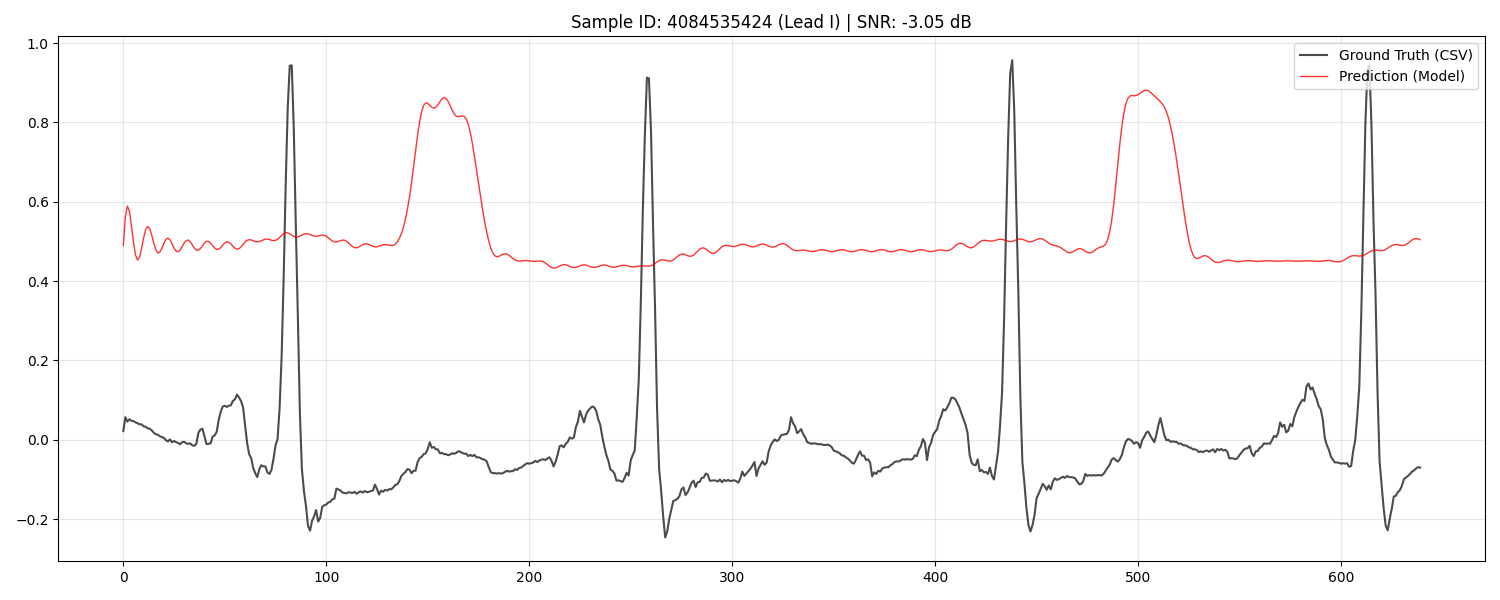
#> input picture ML_proj/sample_comparison.png, 1500 x 600 px; its folder holds only this picture in this run
$ python -i clustering_v3.py   (imports and definitions only)   (older library calls are emulated)
#> lines starting #> are read from the running program, lines starting #| are printed output that depends on the picture; after the words box and inside, x2 and y2 are one past the last pixel; in counts of white or black regions, pixels touching at a corner belong together
import cv2
import numpy as np
import cv2
from sklearn.cluster import KMeans
from concurrent.futures import ThreadPoolExecutor
import os
from tqdm import tqdm
import joblib

DATA_DIR = "/Volumes/Untitled/ML/physionet-ecg-image-digitization"
OUTPUT_DIR = "./kmeans_output_v3"
CACHE_FILE = "./ecg_images_cache.pkl"  # ⚡ 처리된 데이터를 저장할 파일명

# [85 lines left out: functions get_images_cached, get_image_paths, process_one_image, load_images_fast, remove_grid, not called in this run]


# --------------------------------------
# 2) EDGE FILTERING (Canny + Sobel)
# --------------------------------------
def extract_edge_mask(gray):
    """
    강한 edge (파형)만 남기기 위한 에지 필터링
    """

    # Sobel (세밀한 파형 edge 강화)
    sobelx = cv2.Sobel(gray, cv2.CV_16S, 1, 0)
    sobely = cv2.Sobel(gray, cv2.CV_16S, 0, 1)
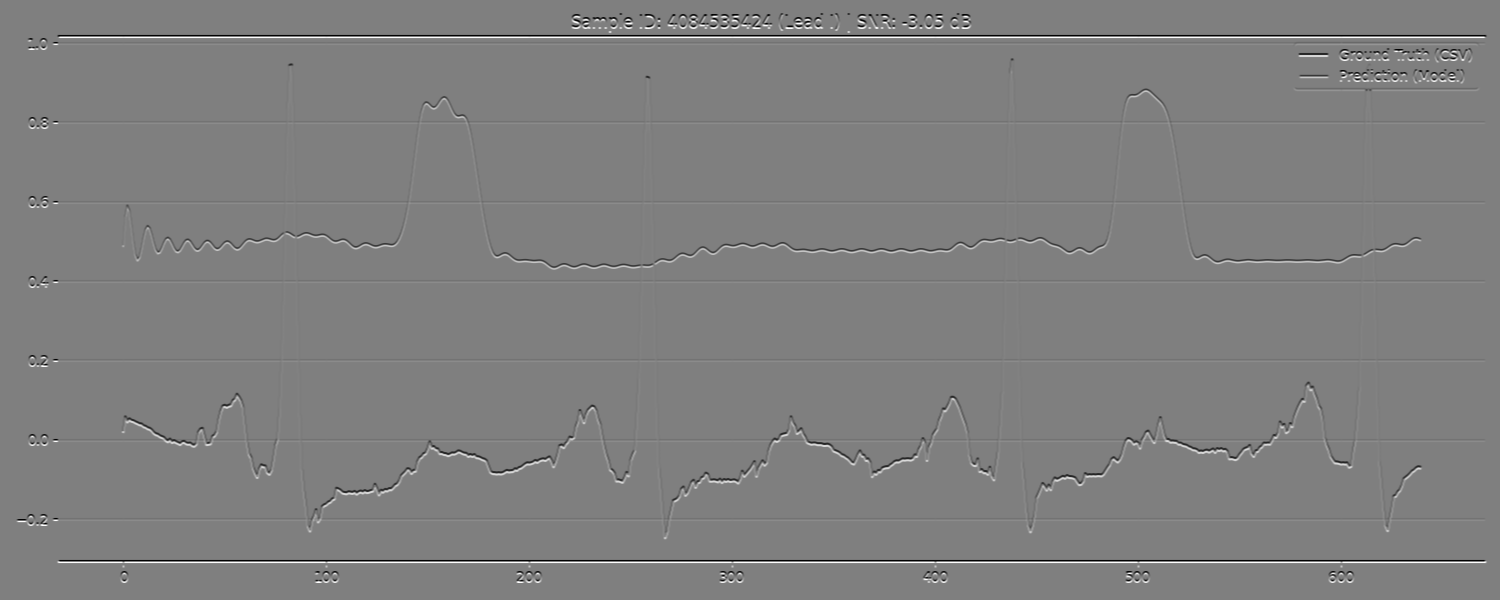
#> sobely: shape (600, 1500) int16; min -1020, max 1020, mean 0; drawn with min black and max white
    sobel = cv2.convertScaleAbs(cv2.addWeighted(sobelx, 0.5, sobely, 0.5, 0))
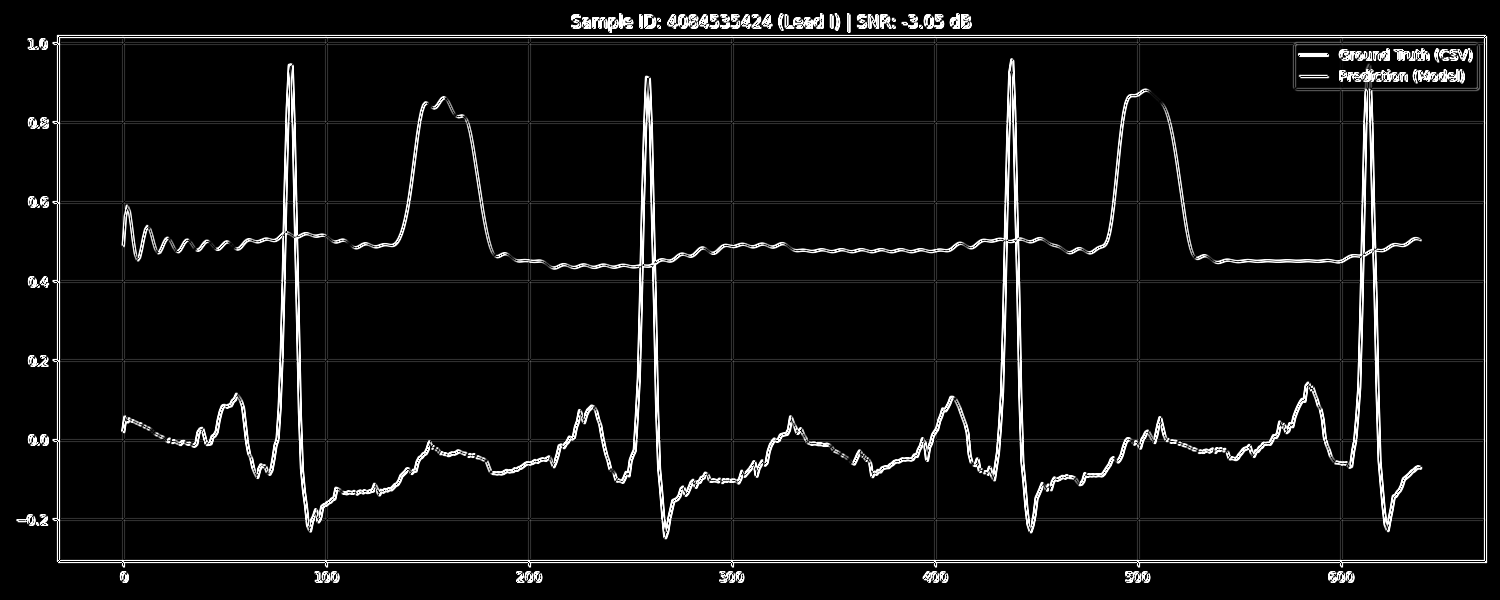
#> sobel: shape (600, 1500); min 0, max 255, mean 13.8

    # Canny
    canny = cv2.Canny(gray, 40, 120)
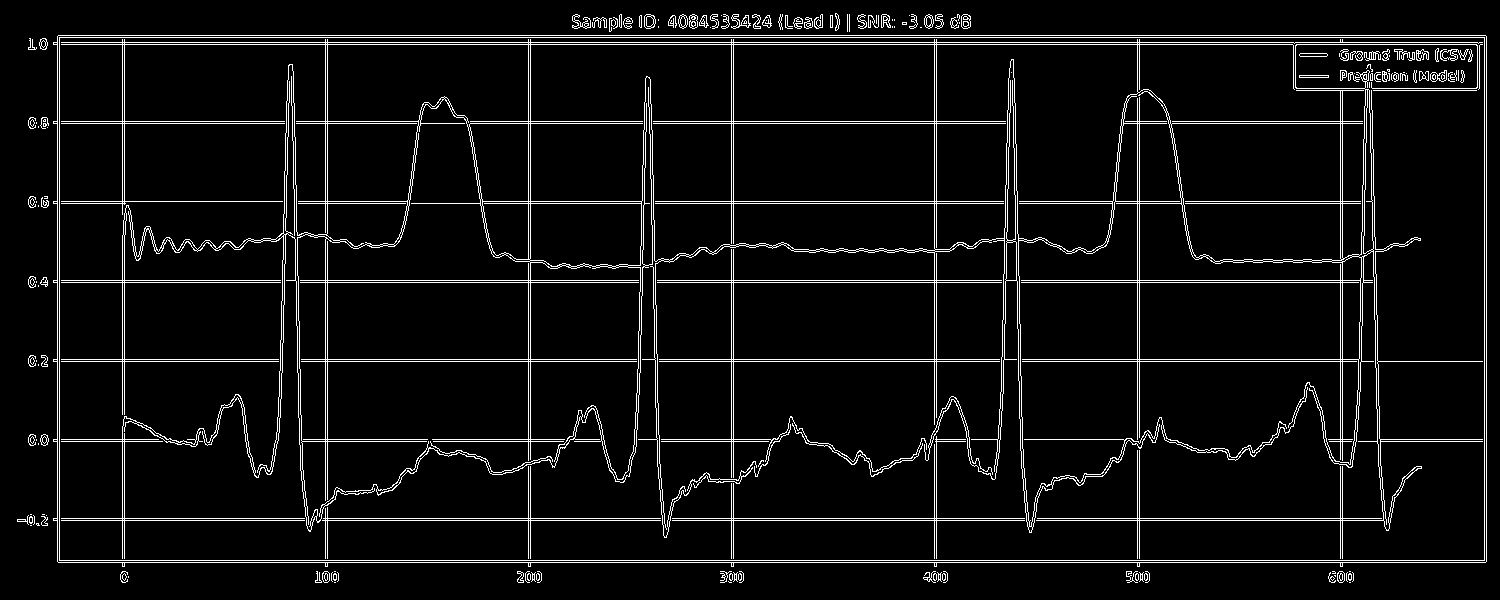
#> canny: shape (600, 1500); 5.7% white in thin lines or dots

    # 두 개 OR 해서 edge map 강화
    edge_mask = cv2.bitwise_or(sobel, canny)

    # 이진화
    _, edge_mask = cv2.threshold(edge_mask, 30, 255, cv2.THRESH_BINARY)
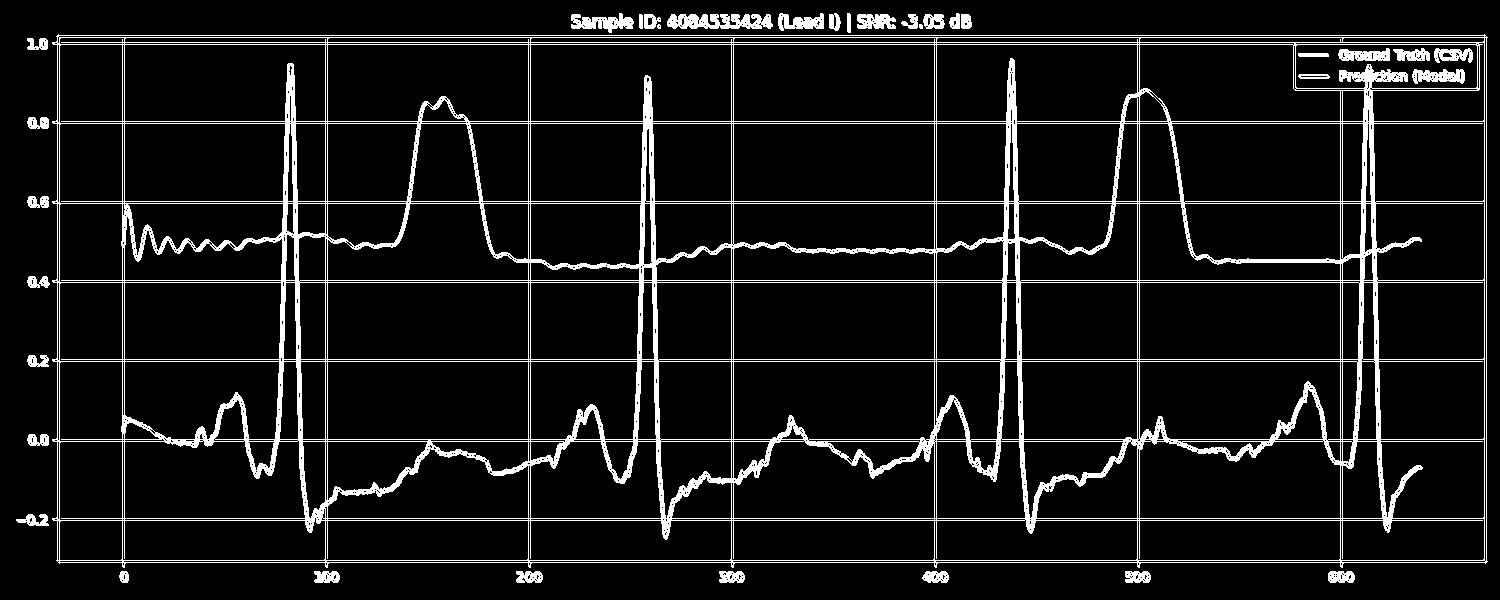
#> edge_mask: shape (600, 1500); 8.8% white; 35 white regions (2 under 20 px), largest, box (x1, y1, x2, y2) and area: (52, 34, 1488, 568) 69773, (667, 14, 773, 29) 1181, (571, 13, 634, 33) 688

    return edge_mask


# --------------------------------------
# 3) ADAPTIVE THRESHOLDING (K-means 대체 옵션)
# --------------------------------------
# [134 lines left out: functions adaptive_thresholding, kmeans_waveform, kmeans_edge_guided, segment_ecg_pipeline, main, not called in this run]

# [2 lines not run here, left out]

>>> import cv2
>>> picture = cv2.imread('../sample_comparison.png', cv2.IMREAD_GRAYSCALE)
>>> result = extract_edge_mask(picture)
